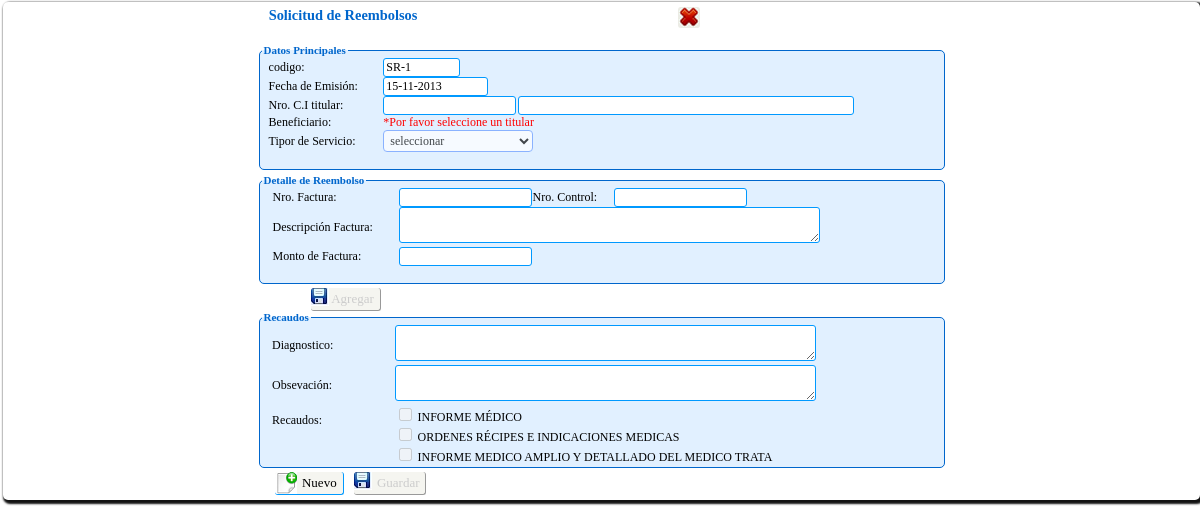
The page /persona/Php/transacciones/solicitud_reembolso/solicitud_reembolso.php (signed in) on the database as committed earlier.
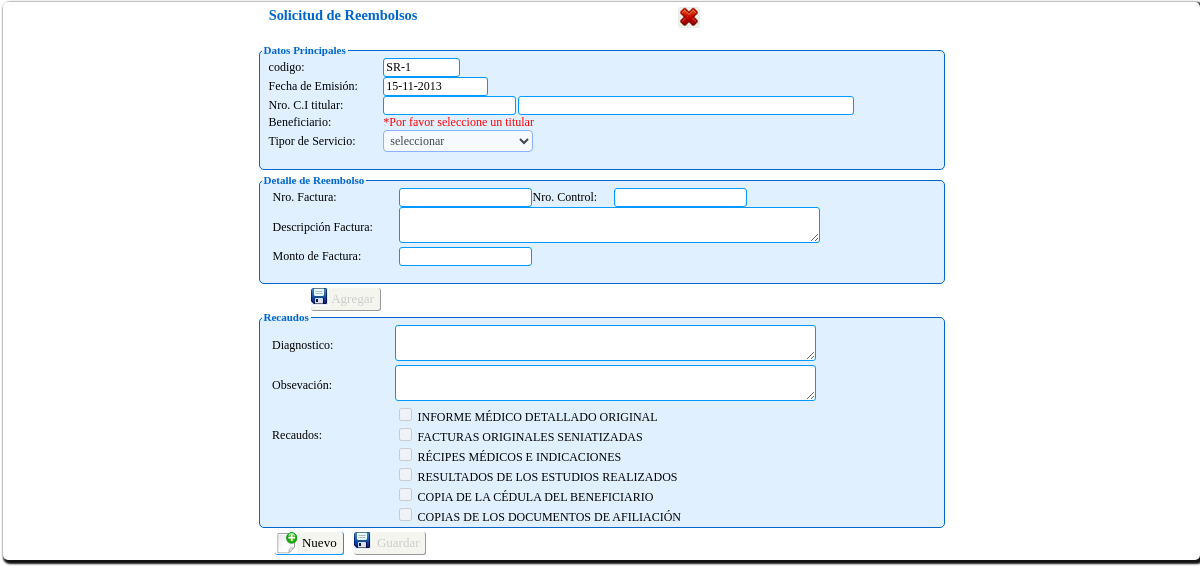
The same page on the database as committed later.
### tables this page shows
CREATE TABLE IF NOT EXISTS `tsolicitud_servicio` (
  `id_solicitud` int(11) NOT NULL,
  `id_solicitud_reembolso` int(11) NOT NULL,
  `cod_hoja` char(7) NOT NULL,
  `id_titular` int(11) NOT NULL,
  `id_beneficiario` int(11) NOT NULL,
  `tipo_beneficiario` char(1) NOT NULL,
  `id_servicio` int(11) NOT NULL,
  `id_patologia` int(11) NOT NULL,
  `autorizado` varchar(50) DEFAULT NULL,
  `ced_autorizado` int(12) DEFAULT NULL,
  `tratamiento` char(1) DEFAULT NULL,
  `fecha_ini` date DEFAULT NULL,
  `fecha_fin` date DEFAULT NULL,
  `fecha` date NOT NULL,
  `diagnostico` varchar(150) NOT NULL,
  `observacion` varchar(150) DEFAULT NULL,
  `id_medico` int(11) DEFAULT NULL,
  `id_proveedor` int(11) DEFAULT NULL,
  `hora` varchar(20) NOT NULL,
  `estatus` char(1) NOT NULL,
  `motivo_eliminacion` varchar(500) DEFAULT NULL,
  KEY `id_titular` (`id_titular`),
  KEY `id_beneficiario` (`id_beneficiario`),
  KEY `id_servicio` (`id_servicio`),
  KEY `id_medico` (`id_medico`),
  KEY `id_proveedor` (`id_proveedor`),
  KEY `id_patologia` (`id_patologia`),
  KEY `id_solicitud` (`id_solicitud`)
);

CREATE TABLE IF NOT EXISTS `trecaudo` (
  `id_recaudo` int(11) NOT NULL AUTO_INCREMENT,
  `descripcion` varchar(80) NOT NULL,
  `tipo` varchar(50) NOT NULL,
  `estatus` char(1) NOT NULL,
  PRIMARY KEY (`id_recaudo`)
);

### persona/Clases/clase_solicitud_reembolso.php (called while the page is built, shortened)
<?php
include_once("clase_mysql.php");
class sReembolso extends conectaBDMy{
    public function buscaUltimoID(){
       $sql="SELECT * FROM tsolicitud_servicio ORDER BY id_solicitud_reembolso DESC LIMIT 1";
		return ($cursor= parent::ejecuta_sql($sql));
    }
    public function sig_tupla( $registro )
	{
		return( parent::proxima_tupla( $registro ) );
	}
}
?>

### persona/Clases/clase_mysql.php (called while the page is built, shortened)
<?PHP
class conectaBDMy
{
	private $servidor;
	private $usuario;
	private $password;
	private $conexion;
	function conectaBDMy()
	{
		$this->servidor="localhost";
		$this->usuario="root";
		$this->password="iutep";
		$this->basedatos="bdsas";
	}
	function abrir_BD()
	{
		if ( !($enlace= @mysql_connect( $this->servidor, $this->usuario, $this->password ) ) )
		{
		header("Location: ../html/Error_bd.html");
		}
		$this->conexion=$enlace;
		return true;
	}
	function ejecuta_sql( $query )
	{
		if ( $this->abrir_BD() )
	     return ( mysql_query($query,$this->conexion ) );
	else
	     return null;
	}
  function proxima_tupla($cursor)
  {
	return mysql_fetch_array($cursor);
  }
}
?>

### persona/Clases/clase_recaudo.php (called while the page is built, shortened)
<?php
include_once("clase_mysql.php");
class recaudos extends conectaBDMy{
	private $tipoRecaudo;
    public function recaudos(){
		$this->tipoRecaudo="";
	}
 	public function setTiporecaudo($Valor){
        $this->tipoRecaudo = mb_strtoupper(trim($Valor), "utf-8");
    }
	function lista_recaudo()
	{
		$c=0;
		$sql="SELECT * FROM trecaudo where estatus='1' and tipo='$this->tipoRecaudo' order by id_recaudo";
		 $cursor=parent::ejecuta_sql($sql);
		 if($row= parent::proxima_tupla($cursor))
		 {
			 DO
			 {
				$fila[$c][1]=$row["id_recaudo"];
				$fila[$c][2]=$row["descripcion"];
				$fila[$c][3]=$row["tipo"];
				$c++;
			 }WHILE($row= parent::proxima_tupla($cursor));
		 }
		if ( $fila>0 )
			return $fila;
		else
			return -1;
	}
}
?>

### persona/Php/transacciones/solicitud_reembolso/solicitud_reembolso.php (the view, shortened to what this page needs)
<?php session_start();
include_once("../../../Clases/clase_solicitud_reembolso.php");
$sReembolso= new sReembolso();
$res=$sReembolso->buscaUltimoID();
$res=$sReembolso->sig_tupla($res);
$compl='SR-';
$idReembolso='0';
if($res){
	$idReembolso=$res['id_solicitud_reembolso']+1;
}else{
	$idReembolso='1';
}
?><!DOCTYPE HTML>
<html lang="es">
  <head>
 	<link rel="stylesheet" type="text/css" href="../../../Css/estilo2.css" />
    <link rel="stylesheet" type="text/css" href="../../../Css/estilo.css" />
    <link href="../../../JavaScript/jquery.alerts.css" rel="stylesheet" type="text/css" />
</head>
<body>
<div id="cuerpo">
<form action="" method="POST" id="from_solicitud_reembolso" name="from_solicitud_reembolso">
<table width="692"  border="0"  cellpadding="0" cellspacing="0">
    <tr>
      <td width="684"><h1>Solicitud de Reembolsos</h1></td>
       <td valign="top"><input name="cancelar" type="button" id="cancelar" class='btn_cancelar_act_img'   onclick="location.href='../../../../html/blanco2.html'"title="Salir"/></td>
    </tr>
  </table>
  <fieldset>
  <legend align="left">Datos Principales</legend>
    <table width="671" border="0" cellpadding="0" cellspacing="0">
    <tr>
      <td>&nbsp;</td>
      <td>codigo:</td>
      <td width="100"><input name="fecha2" id="fecha2" type="text" size="8" readonly value="<?php echo $compl.''.$idReembolso; ?>"/></td>
      <td width="243"><input name="op" type="hidden" id="op" value="iSolicitud" hidden="hidden" />
        <input type="hidden" name="codHoja" id="codHoja" value="<?php echo $compl.''.$idReembolso;; ?>"></td>
      <td width="165">&nbsp;</td>
    </tr>
    <tr>
      <td>&nbsp;</td>
      <td>Fecha de Emisión:</td>
      <td colspan="3"><input name="fecha" type="text" id="fecha" value="<?php date_default_timezone_set('America/Caracas'); echo date('d-m-Y') ?>" size="12" maxlength="10" readonly/></td>
    </tr>
    <tr>
      <td>&nbsp;</td>
      <td>Nro. C.I titular:</td>
      <td><input name="cedTitular" type="text" disabled id="cedTitular" size="16" /></td>
      <td colspan="2"><div id="cap4" style="color:#FF0000; display:block; width:200px;">
        <input name="vacio" type="text" id="box" size="45" readonly />
      </div></td>
      </tr>
    <tr>
      <td width="7">&nbsp;</td>
      <td width="113">Beneficiario:</td>
      <td colspan="3"><div id="cap5" style="color:#FF0000; display:block; width:200px;">*Por favor seleccione un titular</div></td>
      </tr>
    <tr>
      <td>&nbsp;</td>
      <td>Tipor de Servicio:</td>
      <td colspan="2"><select name="Tipo" disabled id="Tipo">
        <option value="0"> seleccionar</option>
      </select></td>
      <td>&nbsp;</td>
      </tr>
    <tr>
      <td>&nbsp;</td>
      <td>&nbsp;</td>
      <td>&nbsp;</td>
      <td>&nbsp;</td>
      <td>&nbsp;</td>
      </tr>
    </table>
    </fieldset>
    <fieldset>
      <legend align="left">Detalle de  Reembolso   </legend>
      <table width="668" border="0"  cellpadding="0" cellspacing="0">
        <tr>
      <td width="11" rowspan="2">&nbsp;</td>
      <td width="125" rowspan="2">Nro. Factura:</td>
      <td width="114" rowspan="2"><label for="medicamento">
        <input name="nroFactura" type="text" disabled id="nroFactura" size="16" onkeypress="return isInteger(event);" />
      </span></label></td>
      <td width="301" rowspan="2">
        <input name="nroControl" type="text" disabled id="nroControl" onkeypress="return isInteger(event);" size="16" />
      </span></td>
      <td width="12" rowspan="2">&nbsp;</td>
        </tr>
        <tr>
          <td>Nro. Control:</td>
        </tr>
        <tr>
          <td>&nbsp;</td>
          <td>Descripción Factura:</td>
          <td colspan="4"><textarea name="descripcionFactura" cols="50" rows="2" disabled id="descripcionFactura"></textarea></td>
        </tr>
        <tr>
       <td>&nbsp;</td>
       <td>Monto de Factura:</td>
       <td><input name="monto" type="text" onkeypress="return IsNumber(event);" disabled id="monto" size="16" title="Si el monto es exacto y no lleva decimales agregar '.00' al final" /></td>
       <td>&nbsp;</td>
       <td>&nbsp;</td>
       <td>&nbsp;</td>
        </tr>
     <tr>
       <td>&nbsp;</td>
       <td colspan="5"></td>
       </tr>
    </table>
    </fieldset>
    <table  width="686" border="0" cellpadding="0" cellspacing="0">
      <tr>
        <td width="265">&nbsp;</td>
        <td width="76">
          <input name="agregar" type="button" disabled class='btn_guardar_desact btn_guardar_act_img' id="agregar"  onclick="if(!crear(this)){return false;}" value="Agregar" /></td>
        <td width="265">&nbsp;</td>
      </tr>
    </table>
    <fieldset>
      <legend align="left">Recaudos
    </legend><table width="680" border="0"  cellpadding="0" cellspacing="0">
    <tr>
      <td>&nbsp;</td>
      <td height="24">Diagnostico:</td>
      <td><textarea name="diagnostico" cols="50" rows="2" disabled id="diagnostico"></textarea></td>
      <td>&nbsp;</td>
    </tr>
    <tr>
      <td>&nbsp;</td>
      <td height="24">Obsevación:</td>
      <td><textarea name="observacion" cols="50" rows="2" disabled id="observacion"></textarea></td>
      <td>&nbsp;</td>
    </tr>
    <tr>
      <td width="10">&nbsp;</td>
      <td width="116" >Recaudos:</td>
      <td width="493" rowspan="2"><?php 	include_once("../../../Clases/clase_recaudo.php");
			$recaudo= new recaudos();
			$recaudo->setTiporecaudo('REEMBOLSOS');
			$consul=$recaudo->lista_recaudo();
			for($i=0;$i<count($consul);$i++)
			{
			if($consul[$i][3]=='REEMBOLSOS'){
		?>
     <input name="recaudos[]" type="checkbox" disabled id="<?php echo $i;?>" value="<?php echo $consul[$i][1];?>">
        <?php setlocale(LC_ALL,'es');  echo "<label  for='$i'>".$consul[$i][2]."</label>"; ?><br>
        <?php
		}else { echo "<div id='open' style='color:#F00'> Alerta: No se han asignado recaudos por Solicitud de Reembolso. Por favor <a href='#'>click</a></div>";}
		}?></td>
      <td width="25">&nbsp;</td>
    </tr>
    <tr>
      <td>&nbsp;</td>
      <td>&nbsp;</td>
      <td>&nbsp;</td>
    </tr>
    </table>
 </fieldset>
    <table  width="686" border="0" cellpadding="0" cellspacing="0">
      <tr>
		<td width="265"></td>
        <td width="76" align="right"><input name="nuevo" type="button" id="nuevo" value="  Nuevo" class='btn_act btn_nuevo_act_img' onclick="limpiar_form(this.form)" title="Pulse para activar campos"/></td>
		<td width="76"><input name="guardar" type="submit" class='btn_guardar_desact btn_guardar_act_img' disabled="disabled" id="guardar" onClick="if(!recuados()){return false;}"  value=" Guardar" /></td>
		<td width="265">&nbsp;</td>
      </tr>
    </table>
</form>
</div>
</body>
</html>

### persona/Css/estilo2.css (style rules this page uses)
input[type=text] { background-color: #fff; border: 1px double #09F; border-radius: 3px; }
textarea { background-color: #fff; border: 1px double #09F; border-radius: 3px; }

### persona/Css/estilo.css (style rules this page uses)
body { margin: auto; width:100%; min-width:600px; max-width:2000px; background-color:transparent; font:Tahoma, Geneva, sans-serif; }
body, input, select { font-family: "Lucida Sans Unicode"; font-size: 12px; color: #000; border-radius:3px; }
h1 { font-size:1.2em; color: #06C; text-align:center; }
h1, h2, p { margin: 0px 0px 20px 0px; }
form { position:relative; padding:5px; margin-top: 2px; margin-left: 3px; margin-bottom:2px; background:#FFF; display:block; box-shadow: 2px 2px 2px 2px #121212; border-radius: 5px; }
form fieldset { width:680px; border:1px solid #06C; padding:2px; margin:auto; margin-bottom:4px; border-radius: 5px; background-color:#E1F0FF; }
form legend { font-family: "Lucida Sans Unicode"; font-weight:bold; font-size:11px; color: #06C; }
select { font-family: "Lucida Sans Unicode"; font-size: 12px; color: #000; background-color:#fff; border-color:#69F; padding: 2px; border-radius:4px; }

### persona/Php/transacciones/solicitud_reembolso/solicitud_reembolso.php (style rules this page uses)
.btn_act { height: 23px; background-color: #f5f5f0; border-bottom: 1px solid #09F; border-right:1px solid #09F; border-top:0px; border-left:0px; font-size: 13px; color:black; padding-left: 20px; background-repeat: no-repeat; cursor:hand; cursor:pointer; margin-left:5px; margin-right:5px; outline-width:0px; background-image: url(../../../Imagen_sistema/cancelar.jpg); }
.btn_nuevo_act_img { background-image: url(../../../Imagen_sistema/nuevo.jpg); }
.btn_cancelar_act_img { margin: auto; background-repeat: no-repeat; cursor:hand; cursor:pointer; height: 21px; width: 22px; border: 0px; background-image: url(../../../Imagen_sistema/cancelar.jpg); }
.btn_guardar_act_img { background-image: url(../../../Imagen_sistema/guardar.jpg); }
.btn_guardar_desact { height: 23px; background-color: #f5f5f0; border-bottom: 1px solid #999; border-right:1px solid #999; border-top:0px; border-left:0px; font-size: 13px; color:#CCC; padding-left: 20px; background-repeat: no-repeat; cursor:hand; cursor:pointer; margin-left:5px; margin-right:5px; outline-width:0px; }

Rows that differ between the two databases and show on the page:
removed trecaudo: descripcion "ORDENES RÉCIPES E INDICACIONES MEDICAS"
removed trecaudo: descripcion "INFORME MEDICO AMPLIO Y DETALLADO DEL MEDICO TRATA"
changed trecaudo: descripcion "INFORME MÉDICO" → "INFORME MÉDICO DETALLADO ORIGINAL"
now on this page (row edited): trecaudo: descripcion "FACTURAS ORIGINALES SENIATIZADAS"
added trecaudo: descripcion "RÉCIPES MÉDICOS E INDICACIONES"
added trecaudo: descripcion "RESULTADOS DE LOS ESTUDIOS REALIZADOS"
added trecaudo: descripcion "COPIA DE LA CÉDULA DEL BENEFICIARIO"
added trecaudo: descripcion "COPIAS DE LOS DOCUMENTOS DE AFILIACIÓN"
